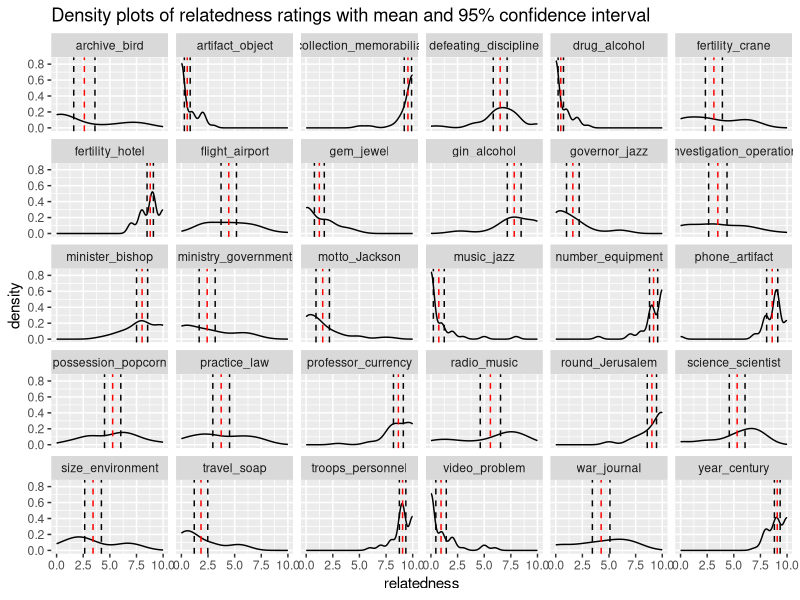
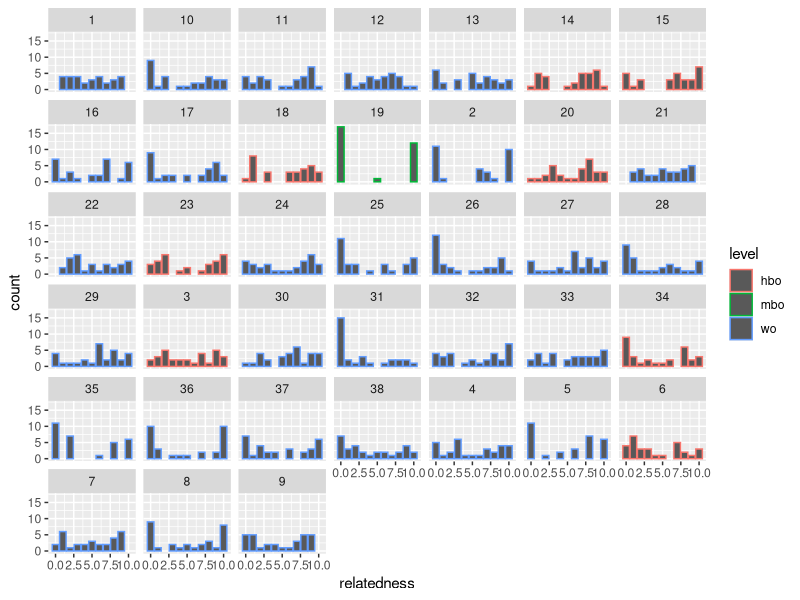
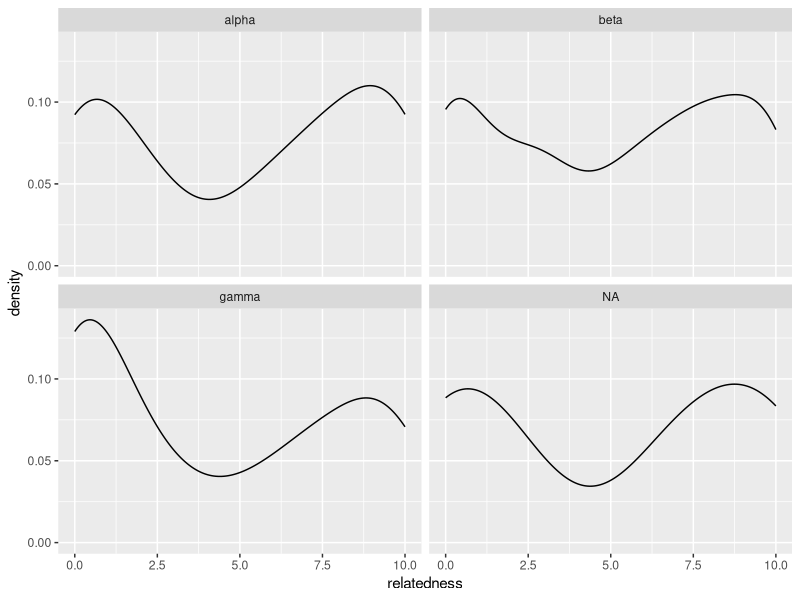
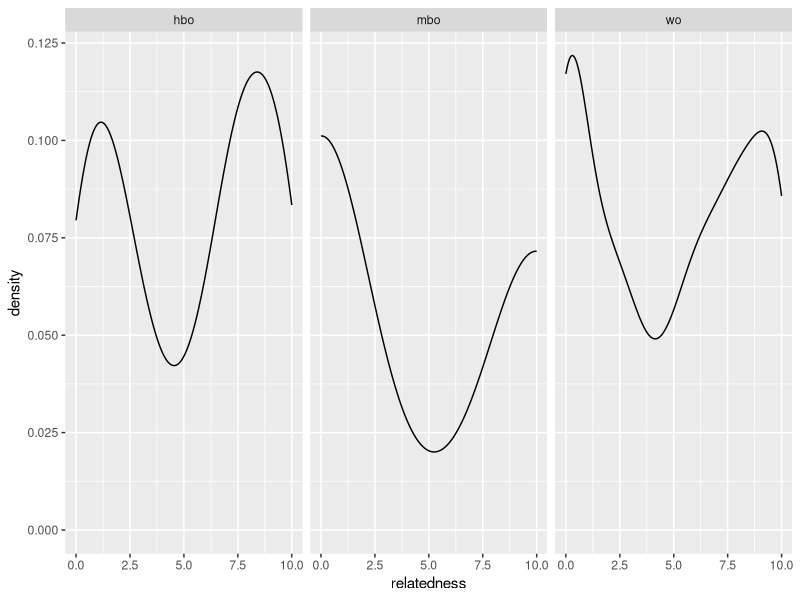
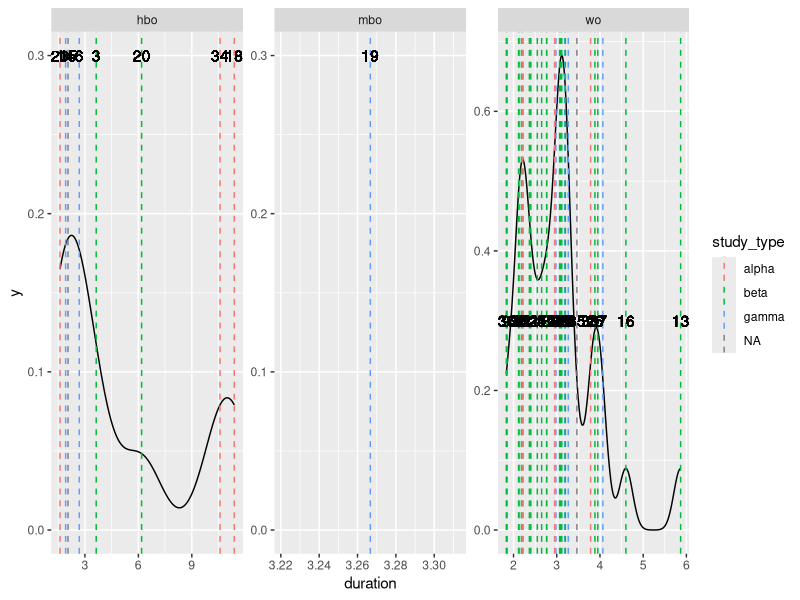
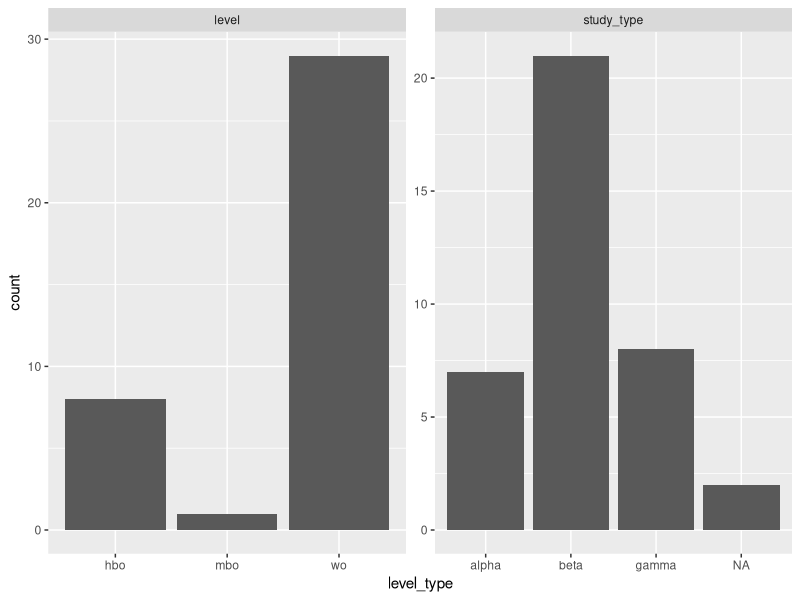

Reproduce these figures in R, in order. (Note: this script raises an error after producing the figures.)
## ---- chunk 1
knitr::opts_chunk$set(echo = TRUE)
library('tidyverse')
library('knitr')
library('lme4')
library('broom')
## ---- chunk 2

df <- read_csv("results_csv.csv") %>%
  filter(profession != "test") %>%
  mutate(start_time = as.POSIXct(as.character(start_time), format = "%Y-%m-%d %H:%M:%S"),
         end_time = as.POSIXct(as.character(end_time), format = "%Y-%m-%d %H:%M:%S"),
         duration = end_time - start_time) %>%
  select(-c(start_time, end_time)) %>%
  rownames_to_column("id") %>%
  gather(key = word_pair, value = relatedness, -c(id, duration, level, study_type, profession)) %>%
  arrange(id)

word_pairs <- read_csv("20190219_wordpairs.csv") %>%
  mutate(word_pair = str_replace(wordpairs, " vs. ", "_")) %>%
  rename(source = similarity) %>%
  select(-wordpairs)

df <- df %>%
  full_join(word_pairs)

## ---- chunk 3

ci <- function(mean, sd, n){
  error <- qnorm(0.975)*sd/sqrt(n)
  lower <- mean-error
  upper <- mean+error
  return(tibble(lower = lower,upper = upper))
}

## ---- chunk 4

n <- length(unique(df$id))

description <-
  df %>%
  group_by(word_pair) %>%
  mutate(mean = mean(relatedness),
            sd = sd(relatedness),
            lower = ci(mean, sd, n)[["lower"]],
            upper = ci(mean, sd, n)[["upper"]],
            median = median(relatedness)
            )

description %>% 
  group_by(word_pair, mean, sd, lower, upper, median, source) %>% 
  summarise %>%
  arrange(source) %>%
  kable() 

df %>%
  group_by(source) %>%
  summarise(mean = mean(relatedness),
          sd = sd(relatedness),
          lower = ci(mean, sd, n)[["lower"]],
          upper = ci(mean, sd, n)[["upper"]],
          median = median(relatedness)
          ) %>%
  kable()
  

## ---- chunk 5

ggplot(description, aes(relatedness)) +
  geom_density() +
  facet_wrap(~ word_pair) +
  geom_vline(aes(xintercept = mean), colour = "red", linetype = "dashed") +
  geom_vline(aes(xintercept = lower), linetype = "dashed") +
  geom_vline(aes(xintercept = upper), linetype = "dashed") +
  ggtitle("Density plots of relatedness ratings with mean and 95% confidence interval")
  

## ---- chunk 6

description %>%
  group_by(word_pair, sd) %>%
  summarise() %>%
  filter(sd > 2.5) %>%
  arrange(sd) %>%
  kable()

## ---- chunk 7

ggplot(df, aes(x = relatedness, colour = level)) +
  geom_bar() +
  facet_wrap(~id)

## ---- chunk 8

ggplot(df, aes(x = relatedness)) +
  geom_density() +
  facet_wrap(~study_type)

## ---- chunk 9

ggplot(df, aes(x = relatedness)) +
  geom_density() +
  facet_wrap(~level)

## ---- chunk 10

ggplot(df, aes(duration)) +
  geom_density() +
  geom_vline(aes(xintercept = duration, colour = study_type), linetype = "dashed") +
  geom_text(aes(y = .3, label = id)) +
  facet_wrap(~level, scales = "free")

## ---- chunk 11
df %>%
  group_by(id, study_type, level) %>% 
  summarise %>%
  gather(key = grouping_var, value = level_type, -id) %>%
  ggplot(aes(level_type)) +
  geom_bar() +
  facet_wrap(~grouping_var, scales = "free")

## ---- chunk 12

df_naomit <- df %>% na.omit

model0 <- lmer(relatedness ~ (1|word_pair) + (1|id), data = df_naomit, REML = F)

## ---- chunk 13

model1 <- lmer(relatedness ~ study_type + (1|word_pair) + (1|id), data = df_naomit, REML = F)

model1 %>%
  tidy() %>%
  rename("t-value" = statistic) %>%
  select(-group) %>%
  kable()

## ---- chunk 14

anova(model0, model1)

## ---- chunk 15

model2 <- lmer(relatedness ~ level + (1|word_pair) + (1|id), data = df_naomit, REML = F)
model3 <- lmer(relatedness ~ duration + (1|word_pair) + (1|id), data = df_naomit, REML = F)
## ---- chunk 16
anova(model0, model2)
## ---- chunk 17

anova(model0, model3)

## ---- chunk 18

corr <- df %>%
  arrange(id) %>%
  select(id, relatedness, word_pair) %>%
  spread(key = id, value = relatedness) %>%
  select(-word_pair) %>%
  cor() %>%
  as.data.frame() %>%
  rownames_to_column("id") %>%
  gather(key = participant2, value = correlation, -id) %>%
  # Add duration of test, study type and level of participant indicated by id:
  left_join(df %>% select(id, study_type, level, duration)) %>%
  rename(study_type1 = study_type,
         level1 = level) %>%
  left_join(by = c("participant2" = "id"), df %>% select(id, study_type, level, duration)) %>%
  rename(study_type2 = study_type,
         level2 = level) %>%
  # Correlations between participant and himself are not interesting,
  # so filter them out:
  filter(id != participant2)

## ---- chunk 19

corr %>%
  filter(correlation > .9) %>%
  group_by(id, participant2, correlation, study_type1, level1, study_type2, level2) %>%
  summarise() %>%
  kable()

corr %>%
  filter(correlation < .5) %>%
  group_by(id, participant2, correlation, study_type1, level1, study_type2, level2) %>%
  summarise() %>%
  kable()

## ---- chunk 20

df %>%
  group_by(word_pair, study_type) %>%
  summarise(mean = mean(relatedness)) %>%
  spread(key = study_type, value = mean) %>%
  ungroup() %>%
  select(-word_pair) %>%
  cor() %>%
  kable()

## ---- chunk 21

df %>%
  group_by(word_pair, level) %>%
  summarise(mean = mean(relatedness)) %>%
  spread(key = level, value = mean) %>%
  ungroup() %>%
  select(-word_pair) %>%
  cor() %>%
  kable()

## ---- chunk 22
#Bekijk correlatie/scores tussen groepen alpha, beta en gamma?
#Bekijk correlatie/scores tussen wo, hbo en work?
#Bekijk algemeen wat de gemiddelde scores zijn?
#Gebruik t.test om te kijken of er daadwerkelijk verschil is. 
